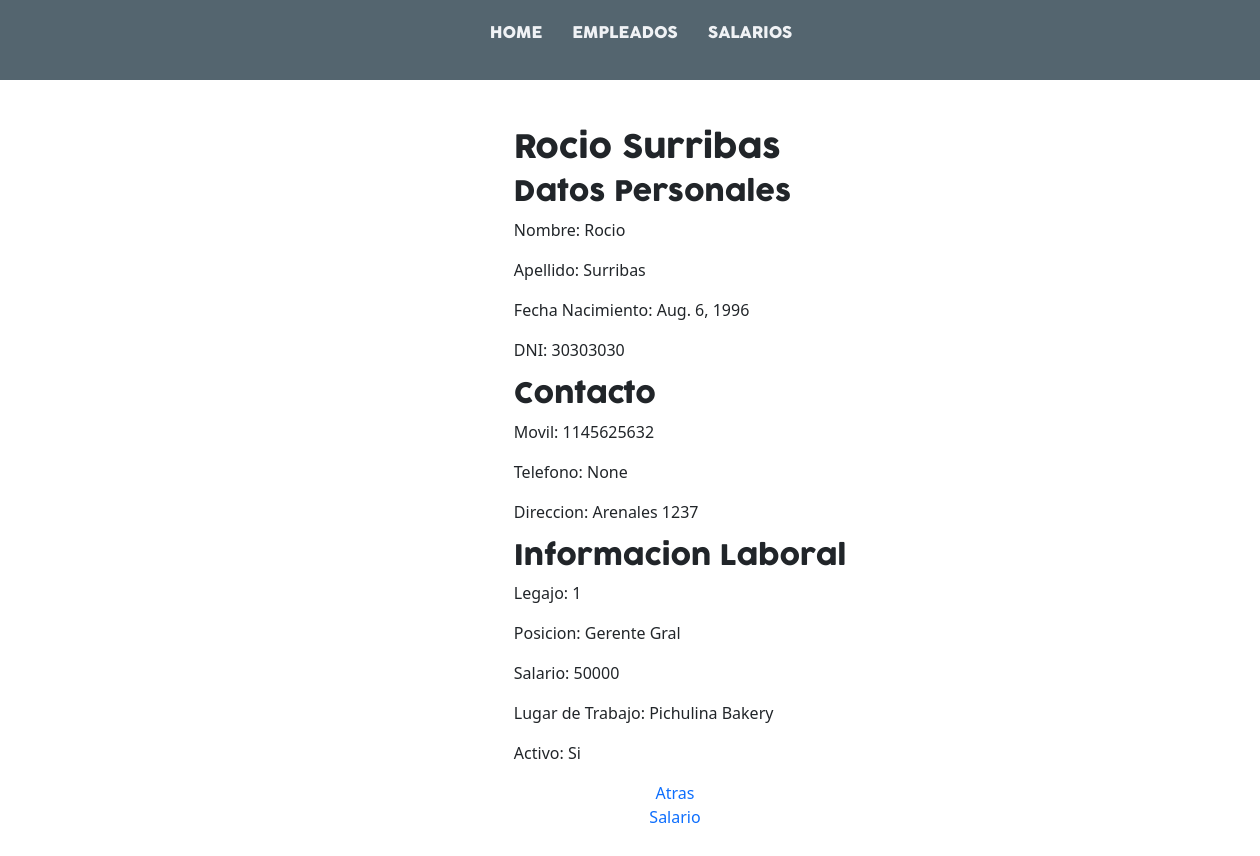
The page /employees/details/1 on the database as committed earlier.
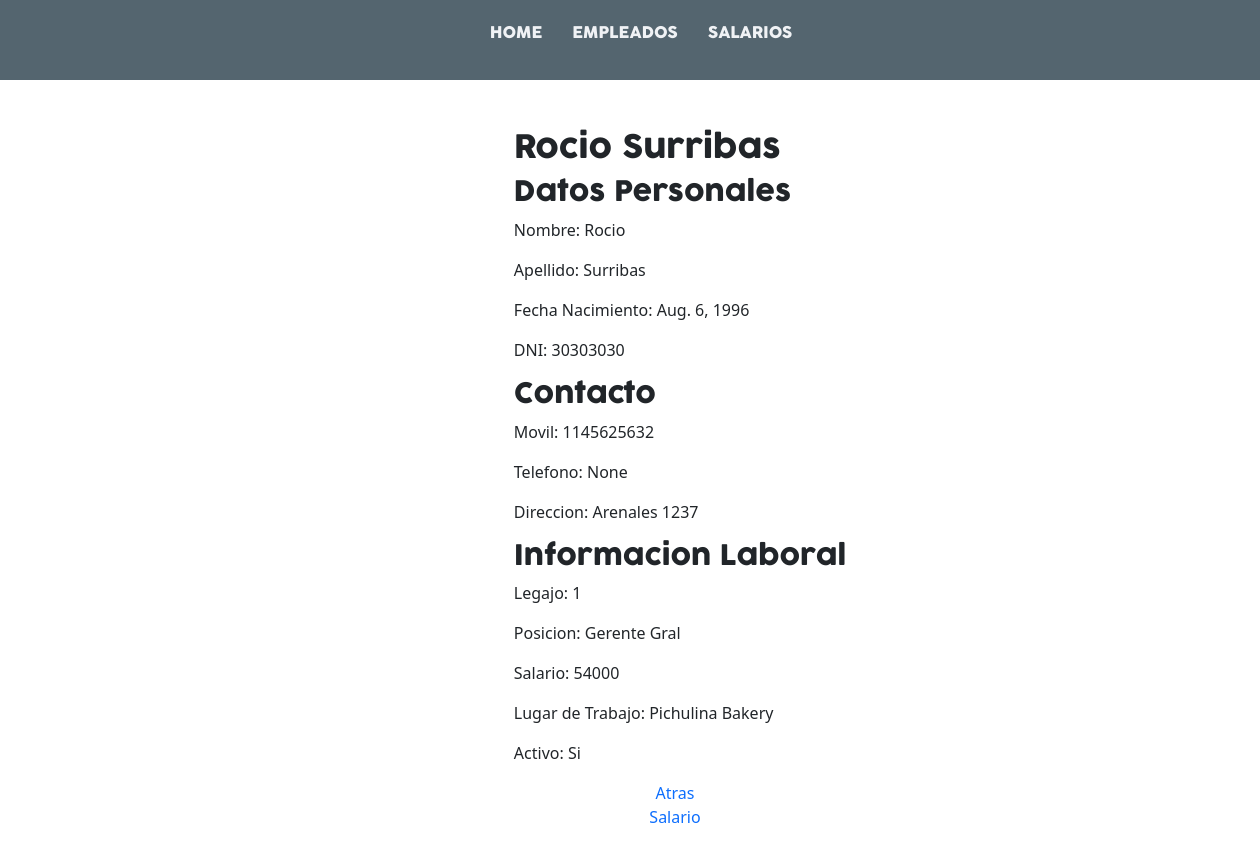
The same page on the database as committed later.
### employees/models.py (models this page shows)
class Employee(models.Model):
    id = models.AutoField(primary_key=True)
    name = models.CharField(max_length=50,blank=False,null=False)
    lastname = models.CharField(max_length=50,blank=False,null=False)
    dob = models.DateField(blank=False,null=False,)
    adress = models.CharField(max_length=100,blank=False,null=False)
    nationality = models.CharField(max_length=50, blank=False,null=False)
    dni = models.IntegerField(blank=False,null=False)
    cuil = models.IntegerField(blank=False,null=False)
    mobile = models.IntegerField(blank=False,null=False)
    phone = models.IntegerField(blank=True,null=True)
    position = models.ForeignKey(Position,on_delete=models.CASCADE) #Relacion uno a muchos
    salary = models.IntegerField(blank=False,null=False)
    active = models.BooleanField()
    place = models.ForeignKey(WorkPlace,on_delete=models.CASCADE)
    def __str__(self):
        return str(self.id)

class Position(models.Model):
    name = models.CharField(blank=False,null=False, max_length=50)
    description = models.TextField(blank=False,null=True)
    def __str__(self):
        return self.name

class WorkPlace(models.Model):
    name = models.CharField(max_length=100,blank=False,null=False)
    adress = models.CharField(max_length= 100,blank=False,null=False)
    phone =  models.IntegerField(blank=False,null=False)
    def __str__(self):
        return self.name

### employees/views.py (the view)
# urls.py: path("details/<int:id>",views.details, name="employee_details"),
def details(request, id):
    employee = Employee.objects.get(id=id)
    print(employee)
    context = {
        'employee':employee
    }
    return render(request,'employees/details.html',context)

### templates/employees/details.html (shortened to what this page needs)
{% extends 'layout/base.html' %}
{% load static %}
{% block 'content' %}
    <div>
        <h2>{{employee.name}} {{employee.lastname}}</h2>
        <div>
            <h3>Datos Personales</h3>
            <p> Nombre: <span>{{employee.name}}</span></p>
            <p> Apellido: <span>{{employee.lastname}}</span></p>
            <p> Fecha Nacimiento: <span>{{employee.dob}}</span></p>
            <p> DNI: <span>{{employee.dni}}</span></p>
        </div>
        <div>
            <h3>Contacto</h3>
            <p>Movil: <span>{{employee.mobile}}</span></p>
            <p>Telefono: <span>{{employee.phone}}</span></p>
            <p>Direccion: <span>{{employee.adress}}</span></p>
        </div>
        <div>
            <h3>Informacion Laboral</h3>
            <p>Legajo: <span>{{employee.id}}</span></p>
            <p>Posicion: <span>{{employee.position}} </span></p>
            <p>Salario: <span>{{employee.salary}}</span></p>
            <p>Lugar de Trabajo: <span>{{employee.place}}</span></p>
            <p>Activo: <span> {% if employee.active %} Si
                    {% else %}
                     No
                {% endif %}</span></p>
        </div>
    </div>
    <a href="{% url 'employees' %}">Atras</a>
    <a href="{% url 'salary' employee.id %}">Salario</a>
{% endblock 'content' %}

### templates/layout/base.html (shortened to what this page needs)
{% load static %}
<!DOCTYPE html>
<html lang="en">
<head>
    <link href="https://cdn.jsdelivr.net/npm/bootstrap@5.2.0/dist/css/bootstrap.min.css" rel="stylesheet">
    <link rel="stylesheet" href="{% static 'css/style.css' %}">
</head>
<body>
        {% include 'layout/partials/menu.html' %}
        <main>
            {% block 'content' %}
            {% endblock 'content' %}
        </main>
</body>
</html>

### templates/layout/partials/menu.html (shortened to what this page needs)
<nav>
    <ul>
        <li><a href="{% url 'index' %}">Home</a></li>
        <li><a href="{% url 'employees' %}">Empleados</a></li>
        <li><a href="#">Salarios</a></li>
    </ul>
</nav>

### static/css/style.css (style rules this page uses)
:root { --color-primary:#f0f2f5; --color-text: #54656f; --font-main: Cocogoose; --font-text: CocogooseLight; }
* { margin: 0; padding: 0; box-sizing: border-box; }
h1,h2,h3,h4 { font-family: var(--font-main); }
nav { display: flex; justify-content: center; align-items: center; width: 100vw; height: 80px; background-color: var(--color-text); }
nav ul { list-style-type: none; background-color: var(--color-text); display: flex; justify-content: center; align-items: center; width: 20vw; }
nav ul li a { text-decoration: none; background-color: var(--color-text); text-transform: uppercase; font-family: var(--font-main); color: var(--color-primary); margin: 10px; }
main { display: flex; flex-direction: column; width: 100vw; margin: 50px; justify-content: center; align-items: center; }
.aux-btns, a { padding-right: 10px; text-decoration: none; }

Rows that differ between the two databases and show on the page:
changed Employee "Rocio": salary "50000" → "54000"
